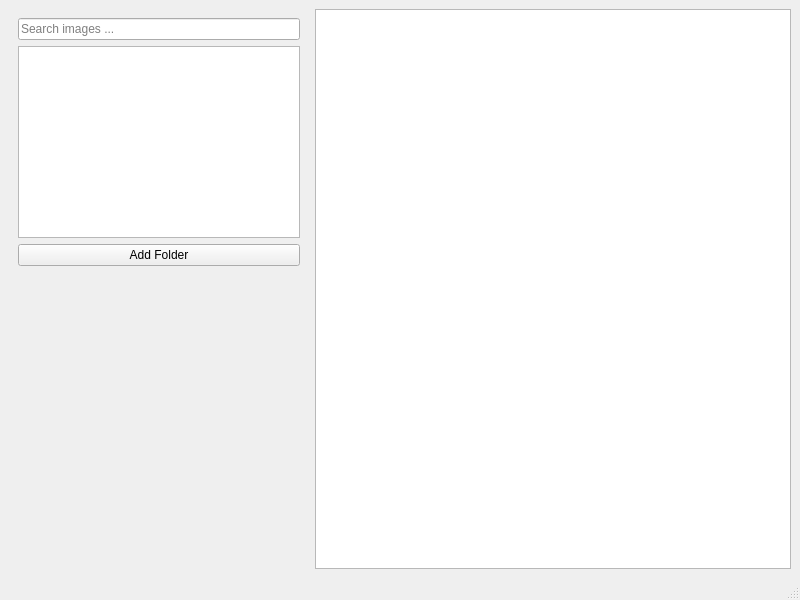
<?xml version="1.0" encoding="UTF-8"?>
<ui version="4.0">
 <class>MainWindow</class>
 <widget class="QMainWindow" name="MainWindow">
  <property name="geometry">
   <rect>
    <x>0</x>
    <y>0</y>
    <width>800</width>
    <height>600</height>
   </rect>
  </property>
  <property name="windowTitle">
   <string>MainWindow</string>
  </property>
  <widget class="QWidget" name="centralwidget">
   <property name="sizePolicy">
    <sizepolicy hsizetype="Preferred" vsizetype="Preferred">
     <horstretch>0</horstretch>
     <verstretch>0</verstretch>
    </sizepolicy>
   </property>
   <layout class="QHBoxLayout" name="horizontalLayout">
    <item alignment="Qt::AlignmentFlag::AlignTop">
     <widget class="QWidget" name="widget" native="true">
      <property name="sizePolicy">
       <sizepolicy hsizetype="Preferred" vsizetype="Expanding">
        <horstretch>0</horstretch>
        <verstretch>0</verstretch>
       </sizepolicy>
      </property>
      <property name="minimumSize">
       <size>
        <width>0</width>
        <height>0</height>
       </size>
      </property>
      <property name="maximumSize">
       <size>
        <width>300</width>
        <height>16777215</height>
       </size>
      </property>
      <property name="baseSize">
       <size>
        <width>0</width>
        <height>0</height>
       </size>
      </property>
      <layout class="QVBoxLayout" name="verticalLayout">
       <item>
        <widget class="QLineEdit" name="searchInput">
         <property name="placeholderText">
          <string>Search images ...</string>
         </property>
        </widget>
       </item>
       <item>
        <widget class="QListWidget" name="folderList">
         <property name="sizePolicy">
          <sizepolicy hsizetype="Expanding" vsizetype="Expanding">
           <horstretch>0</horstretch>
           <verstretch>0</verstretch>
          </sizepolicy>
         </property>
        </widget>
       </item>
       <item>
        <widget class="QPushButton" name="addFolderButton">
         <property name="sizePolicy">
          <sizepolicy hsizetype="Preferred" vsizetype="Fixed">
           <horstretch>0</horstretch>
           <verstretch>0</verstretch>
          </sizepolicy>
         </property>
         <property name="text">
          <string>Add Folder</string>
         </property>
        </widget>
       </item>
      </layout>
     </widget>
    </item>
    <item>
     <widget class="QListView" name="imageListView"/>
    </item>
   </layout>
  </widget>
  <widget class="QMenuBar" name="menubar">
   <property name="geometry">
    <rect>
     <x>0</x>
     <y>0</y>
     <width>800</width>
     <height>24</height>
    </rect>
   </property>
  </widget>
  <widget class="QStatusBar" name="statusbar"/>
 </widget>
 <resources/>
 <connections/>
</ui>
